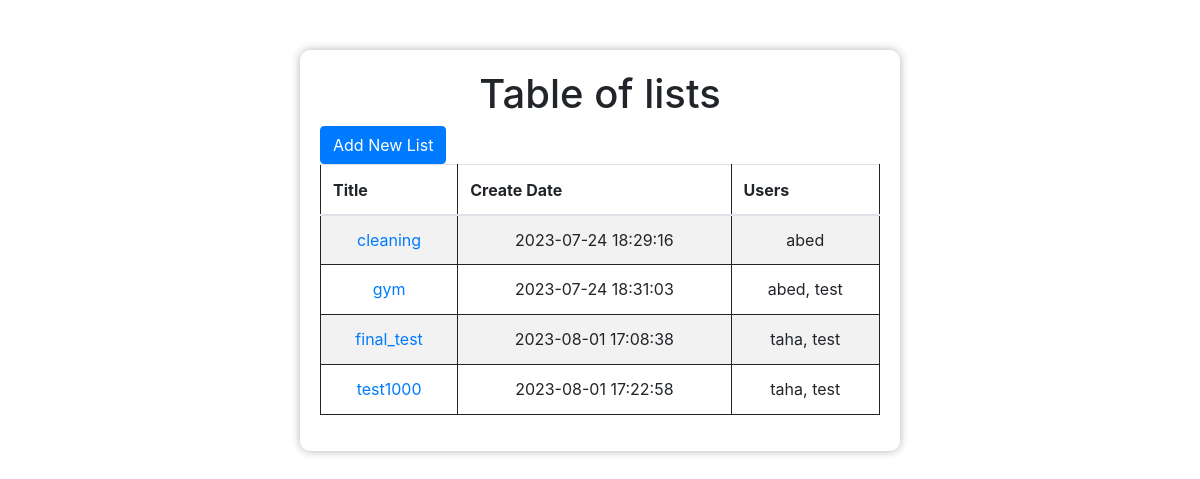
/HW3/home.php (signed in), run on the app's committed database.
### tables this page shows
CREATE TABLE `lists` (
  `list_id` int(11) NOT NULL,
  `title` varchar(255) NOT NULL,
  `create_date` timestamp NOT NULL DEFAULT current_timestamp(),
  `owner_email` varchar(255) NOT NULL,
  `shared_users` text DEFAULT NULL
);

### HW3/home.php (the view, shortened to what this page needs)
<?php
$servername = "localhost";
$username = "root";
$password = "";
$dbname = "211941653_322753203";
$conn = new mysqli($servername, $username, $password, $dbname);
$user_email = $_SESSION['user_email'];
$query = "SELECT * FROM lists WHERE owner_email = '$user_email' OR shared_users LIKE '%$user_email%'";
$result = $conn->query($query);
$lists = array();
if ($result->num_rows > 0) {
    while ($row = $result->fetch_assoc()) {
        $lists[] = $row;
    }
}
$query = "SELECT email, fname FROM users";
$result = $conn->query($query);
$users_data = array();
if ($result->num_rows > 0) {
    while ($row = $result->fetch_assoc()) {
        $users_data[$row['email']] = $row['fname'];
    }
}
?>
<!DOCTYPE html>
<html lang="en">
<head>
    <link rel="stylesheet" type="text/css" href="style2.css">
    <link rel="stylesheet" href="https://stackpath.bootstrapcdn.com/bootstrap/4.5.2/css/bootstrap.min.css">
    <link rel="stylesheet" href="//code.jquery.com/ui/1.12.1/themes/base/jquery-ui.css">
</head>
<body>
    <div id="Lists-of-tasks">
        <h1 id="title-of-home-page">Table of lists</h1>
        <button type="button" class="btn btn-primary" data-toggle="modal" data-target="#addListModal">Add New List</button>
        <table id="Lists" class="table table-striped">
            <thead>
                <tr>
                    <th>Title</th>
                    <th>Create Date</th>
                    <th>Users</th>
                </tr>
            </thead>
            <tbody>
                <?php
                foreach ($lists as $list) {
                    $users = explode(",", $list['shared_users']);
                    $user_names = array_map(function ($email) use ($users_data) {
                        return isset($users_data[$email]) ? $users_data[$email] : $email;
                    }, $users);
                    echo '<tr class="home-page-list-rows">';
                    echo '<td><a href="task_list.php?list_id=' . $list['list_id'] . '">' . $list['title'] . '</a></td>';
                    echo '<td>' . $list['create_date'] . '</td>';
                    echo '<td>' . implode(", ", $user_names) . '</td>';
                    echo '</tr>';
                }
                ?>
            </tbody>
        </table>
    </div>
</body>
</html>

### HW3/style2.css (style rules this page uses)
body { font-family: Arial, sans-serif; background-image: url('https://img.freepik.com/free-photo/bright-set-school-stationery-consisting-red-paper-clips-crayons-pencils-wooden-ruler_197531-12534.jpg?t=st=1683320464~exp=1683321064~hmac=1c00cbfe62c03f82363af61184551b6167cdcd1a1cc24ab2f2917ca4c66eb988'); background-size: cover; }
#Lists-of-tasks { background-color: white; max-width: 600px; width: 90%; margin: 50px auto; border-radius: 10px; box-shadow: 0px 0px 10px rgba(0, 0, 0, 0.3); padding: 20px; }
#Lists, th, td { border: 1px solid; }
#Lists { width: 100%; border-collapse: collapse; }
th { height: 50px; }
td { text-align: center; height: 50px; }
#title-of-home-page { text-align: center; }

### data on the page
lists: title "cleaning", create_date "2023-07-24 18:29:16", shared_users "abed"
lists: title "gym", create_date "2023-07-24 18:31:03", shared_users "abed, test"
lists: title "final_test", create_date "2023-08-01 17:08:38", shared_users "taha, test"
lists: title "test1000", create_date "2023-08-01 17:22:58", shared_users "taha, test"
